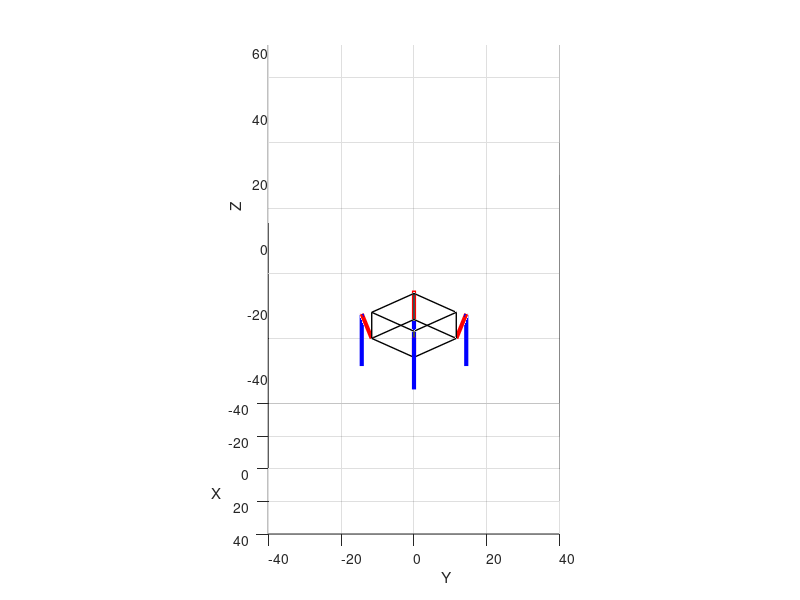

Write the MATLAB code that produced this figure.
clc; clear; close all;

%Landing variable setting --------------------------------------------------------
lang1_east = 430;                                % L1 이동경로설정(EAST)
ltheta1_east = lang1_east*(pi/180);
lr1_east = 8;                                    % L1 원의반지름
lx1_east = lr1_east*cos(ltheta1_east)+11.6;      % X축 평행이동 및 설정
lz1_east = lr1_east*sin(ltheta1_east)+50 ;       % Z축 설정

lang2_east = 430;                                % L2 이동경로 설정(EAST)
ltheta2_east = lang2_east*(pi/180);
lr2_east = 8;                                    % L2 원의반지름
lx2_east = lr2_east*cos(ltheta2_east)+11.6;      % X축 평행이동 및 설정
lz2_east = lr2_east*sin(ltheta2_east)+34;        % Z축 평행이동 및 설정

lang1_west = 110;                                % L1 이동경로설정(WEST)
ltheta1_west = lang1_west*(pi/180);
lr1_west = 8;                                    % L1 원의반지름
lx1_west = lr1_west*cos(ltheta1_west)-11.6;      % X축 평행이동 및 설정 
lz1_west = lr1_west*sin(ltheta1_west)+50;        % Z축 설정

lang2_west = 110;                                % L2 이동경로 설정(WEST)
ltheta2_west = lang2_west*(pi/180);
lr2_west = 8;                                    % L2원의반지름
lx2_west = lr2_west*cos(ltheta2_west)-11.6;      % X축 평행이동 및 설정
lz2_west = lr2_west*sin(ltheta2_west)+34;        % Z축 평행이동 및 설정

lang1_north = 430;                               % L1 이동경로설정(NORTH)
ltheta1_north = lang1_north*(pi/180);
lr1_north = 8;                                   % 원의반지름
ly1_north = lr1_north*cos(ltheta1_north)+11.6;   % Y축 평행이동 및 설정 
lz1_north = lr1_north*sin(ltheta1_north)+50;     % Z축 설정

lang2_north = 430;                               % L2 이동경로 설정(NORTH)
ltheta2_north = lang2_north*(pi/180);
lr2_north = 8;                                   % 원의반지름
ly2_north = lr2_north*cos(ltheta2_north)+11.6;   % Y축 평행이동 및 설정
lz2_north = lr2_north*sin(ltheta2_north)+34;     % Z축 평행이동 및 설정

lang1_south = 110;                               % L1 이동경로설정(SOUTH)
ltheta1_south = lang1_south*(pi/180);
lr1_south = 8;                                   % 원의반지름
ly1_south = lr1_south*cos(ltheta1_south)-11.6;   % Y축 평행이동 및 설정 
lz1_south = lr1_south*sin(ltheta1_south)+50;     % Z축 설정

lang2_south = 110;                               % L2 이동경로 설정(SOUTH)
ltheta2_south = lang2_south*(pi/180);
lr2_south = 8;                                   % 원의반지름
ly2_south = lr2_south*cos(ltheta2_south)-11.6;   % Y축 평행이동 및 설정
lz2_south = lr2_south*sin(ltheta2_south)+34;     % Z축 평행이동 및 설정


%Leg move variable setting --------------------------------------------------------


ang1_east = [430:-1:270,270:1:430];           % L1 이동경로설정(EAST)
theta1_east = ang1_east*(pi/180);
r1_east = 8;                                  % L1 원의반지름
x1_east = r1_east*cos(theta1_east)+11.6;      % X축 평행이동 및 설정
z1_east = r1_east*sin(theta1_east);           % Z축 설정

ang2_east = [430:-1:270,270:1:430];           % L2 이동경로 설정(EAST)
theta2_east = ang2_east*(pi/180);
r2_east = 8;                                  % L2 원의반지름
x2_east = r2_east*cos(theta2_east)+11.6;      % X축 평행이동 및 설정
z2_east = r2_east*sin(theta2_east)-16;        % Z축 평행이동 및 설정

ang1_west = [110:1:270,270:-1:110];           % L1 이동경로설정(WEST)
theta1_west = ang1_west*(pi/180);
r1_west = 8;                                  % L1 원의반지름
x1_west = r1_west*cos(theta1_west)-11.6;      % X축 평행이동 및 설정 
z1_west = r1_west*sin(theta1_west);           % Z축 설정

ang2_west = [110:1:270,270:-1:110];           % L2 이동경로 설정(WEST)
theta2_west = ang2_west*(pi/180);
r2_west = 8;                                  % L2원의반지름
x2_west = r2_west*cos(theta2_west)-11.6;      % X축 평행이동 및 설정
z2_west = r2_west*sin(theta2_west)-16;        % Z축 평행이동 및 설정

ang1_north = [430:-1:270,270:1:430];          % L1 이동경로설정(NORTH)
theta1_north = ang1_north*(pi/180);
r1_north = 8;                                 % 원의반지름
y1_north = r1_north*cos(theta1_north)+11.6;   % Y축 평행이동 및 설정 
z1_north = r1_north*sin(theta1_north);        % Z축 설정

ang2_north = [430:-1:270,270:1:430];          % L2 이동경로 설정(NORTH)
theta2_north = ang2_north*(pi/180);
r2_north = 8;                                 % 원의반지름
y2_north = r2_north*cos(theta2_north)+11.6;   % Y축 평행이동 및 설정
z2_north = r2_north*sin(theta2_north)-16;     % Z축 평행이동 및 설정

ang1_south = [110:1:270,270:-1:110];          % L1 이동경로설정(SOUTH)
theta1_south = ang1_south*(pi/180);
r1_south = 8;                                 % 원의반지름
y1_south = r1_south*cos(theta1_south)-11.6;   % Y축 평행이동 및 설정 
z1_south = r1_south*sin(theta1_south);        % Z축 설정

ang2_south = [110:1:270,270:-1:110];          % L2 이동경로 설정(SOUTH)
theta2_south = ang2_south*(pi/180);
r2_south = 8;                                 % 원의반지름
y2_south = r2_south*cos(theta2_south)-11.6;   % Y축 평행이동 및 설정
z2_south = r2_south*sin(theta2_south)-16;     % Z축 평행이동 및 설정

%graph setting ----------------------------------------------------------
hf = figure;                                  %figure창생성
ha = axes(hf);                                %figure창에 좌표넣기

%graph setting
hp1 = plot3(ha,[-11.6 0],[0 -11.6],[50 50],'k','Linewidth',1);                          %부품넣을공간 생성(밑면)
hold(ha,'on');                                                                          %1개 FIGURE에 2개이상 그래프 그릴때 
hp2 = plot3(ha,[0 11.6],[-11.6 0],[50 50],'k','Linewidth',1);                           %부품넣을공간 생성(밑면)
hp3 = plot3(ha,[11.6 0],[0 11.6],[50 50],'k','Linewidth',1);                            %부품넣을공간 생성(밑면)
hp4 = plot3(ha,[0 -11.6],[11.6 0],[50 50],'k','Linewidth',1);                           %부품넣을공간 생성(밑면)
hp5 = plot3(ha,[0 0],[-11.6 -11.6],[50 50],'k','Linewidth',1);                          %부품넣을공간 생성(높이)
hp6 = plot3(ha,[11.6 11.6],[0 0],[50 58],'k','Linewidth',1);                            %부품넣을공간 생성(높이)
hp7 = plot3(ha,[0 0],[11.6 11.6],[50 58],'k','Linewidth',1);                            %부품넣을공간 생성(높이)
hp8 = plot3(ha,[-11.6 -11.6],[0 0],[50 58],'k','Linewidth',1);                          %부품넣을공간 생성(높이)
hp9 = plot3(ha,[-11.6 0],[0 -11.6],[58 58],'k','Linewidth',1);                          %부품넣을공간 생성(윗면)
hp10 = plot3(ha,[0 11.6],[-11.6 0],[58 58],'k','Linewidth',1);                          %부품넣을공간 생성(윗면)
hp11 = plot3(ha,[11.6 0],[0 11.6],[58 58],'k','Linewidth',1);                           %부품넣을공간 생성(윗면)
hp12 = plot3(ha,[0 -11.6],[11.6 0],[58 58],'k','Linewidth',1);                          %부품넣을공간 생성(윗면)

hp13 = plot3(ha,[11.6 lx1_east],[0 0],[50 lz1_east],'r','Linewidth',3);                    %EAST_L1 다리생성(랜딛용)
hp14 = plot3(ha,[lx1_east lx2_east],[0 0],[lz1_east lz2_east],'b','Linewidth',3);          %EAST_L2 다리생성(랜딛용)
hp15 = plot3(ha,[-11.6 lx1_west],[0 0],[50 lz1_west],'r','Linewidth',3);                   %WEST_L1 다리생성(랜딛용)
hp16 = plot3(ha,[lx1_west lx2_west],[0 0],[lz1_west lz2_west],'b','Linewidth',3);          %WEST_L2 다리생성(랜딛용)
hp17 = plot3(ha,[0 0],[11.6 ly1_north],[50 lz1_north],'r','Linewidth',3);                  %NORTH_L1 다리생성(랜딛용)
hp18 = plot3(ha,[0 0],[ly1_north ly2_north],[lz1_north lz2_north],'b','Linewidth',3);      %NORTH_L2 다리생성(랜딛용)
hp19 = plot3(ha,[0 0],[-11.6 ly1_south],[50 lz1_south],'r','Linewidth',3);                 %SOUTH_L1 다리생성(랜딛용)
hp20 = plot3(ha,[0 0],[ly1_south ly2_south],[lz1_south lz2_south],'b','Linewidth',3);      %SOUTH_L2 다리생성(랜딛용)

axis(ha,'equal');                        %좌표에서 x축, y축 길이 동일
set(ha,'XLim',[-40 40]);                 %좌표에서 x축 설정
set(ha,'YLim',[-40 40]);                 %좌표에서 y축 설정
set(ha,'ZLim',[-40 70]);                 %좌표에서 y축 설정
grid(ha,'on');                           %좌표에 그리드 넣기
xlabel(ha,'X');
ylabel(ha,'Y');
zlabel(ha,'Z');

%camera setting ----------------------------------------------------------

set(ha,'XTickLabelMode','manual');                  %cam x축 좌표고정
set(ha,'XTickMode','manual');
set(ha,'YTickLabelMode','manual');                  %cam y축 좌표고정
set(ha,'YTickMode','manual');
set(ha,'ZTickLabelMode','manual');                  %cam z축 좌표고정
set(ha,'ZTickMode','manual');
cam_ang = linspace(0,360,length(theta1_west));      %theta1_west와 cam_ang의 벡터값이 같아야하므로 linspace를 이용해 벡터값 맞추기

% Landing motion ------------------------------------------------------------
fprintf('랜딩 시작\n')
a=linspace(1,1,50);                                 %1값을 50개 만들기
for i = 1:length(a)                                 %50번반복
set(hp1,'ZData',[50-i 50-i]);                       %시작위치는 밑변:50,윗면:58 이며, 1씩 감소(50번 반복)
set(hp2,'ZData',[50-i 50-i]);
set(hp3,'ZData',[50-i 50-i]);
set(hp4,'ZData',[50-i 50-i]);
set(hp5,'ZData',[50-i 58-i]);
set(hp6,'ZData',[50-i 58-i]);
set(hp7,'ZData',[50-i 58-i]);
set(hp8,'ZData',[50-i 58-i]);
set(hp9,'ZData',[58-i 58-i]);
set(hp10,'ZData',[58-i 58-i]);
set(hp11,'ZData',[58-i 58-i]);
set(hp12,'ZData',[58-i 58-i]);
set(hp13,'ZData',[50-i lz1_east-i]);
set(hp14,'ZData',[lz1_east-i lz2_east-i]);
set(hp15,'ZData',[50-i lz1_west-i]);
set(hp16,'ZData',[lz1_west-i lz2_west-i]);
set(hp17,'ZData',[50-i lz1_north-i]);
set(hp18,'ZData',[lz1_north-i lz2_north-i]);
set(hp19,'ZData',[50-i lz1_south-i]);
set(hp20,'ZData',[lz1_south-i lz2_south-i]);
pause(0.08);                                         %0.08초딜레이
end

pause(1);                     %착륙후 1초쉬기
delete(hp13);                 %랜딩용 다리지우기
delete(hp14);                 %랜딩용 다리지우기
delete(hp15);                 %랜딩용 다리지우기
delete(hp16);                 %랜딩용 다리지우기
delete(hp17);                 %랜딩용 다리지우기
delete(hp18);                 %랜딩용 다리지우기
delete(hp19);                 %랜딩용 다리지우기
delete(hp20);                 %랜딩용 다리지우기

hp21 = plot3(ha,[11.6 x1_east(8)],[0 0],[0 z1_east(8)],'r','Linewidth',3);                    %EAST_L1 다리생성(다리펴기)
hp22 = plot3(ha,[x1_east(8) x2_east(8)],[0 0],[z1_east(8) z2_east(8)],'b','Linewidth',3);     %EAST_L2 다리생성(다리펴기)
hp23 = plot3(ha,[-11.6 x1_west(8)],[0 0],[0 z1_west(8)],'r','Linewidth',3);                   %WEST_L1 다리생성(다리펴기)
hp24 = plot3(ha,[x1_west(8) x2_west(8)],[0 0],[z1_west(8) z2_west(8)],'b','Linewidth',3);     %WEST_L2 다리생성(다리펴기)
hp25 = plot3(ha,[0 0],[11.6 y1_north(8)],[0 z1_north(8)],'r','Linewidth',3);                  %NORTH_L1 다리생성(다리펴기)
hp26 = plot3(ha,[0 0],[y1_north(8) y2_north(8)],[z1_north(8) z2_north(8)],'b','Linewidth',3); %NORTH_L2 다리생성(다리펴기)
hp27 = plot3(ha,[0 0],[-11.6 y1_south(8)],[0 z1_south(8)],'r','Linewidth',3);                 %SOUTH_L1 다리생성(다리펴기)
hp28 = plot3(ha,[0 0],[y1_south(8) y2_south(8)],[z1_south(8) z2_south(8)],'b','Linewidth',3); %SOUTH_L2 다리생성(다리펴기)

fprintf('랜딩 끝\n다리시작\n')

for i_pt = 1:length(theta1_west)                                     %애니매이션 실행 1부터theta_west크기까지 반복

        set(hp21,'XData',[11.6 x1_east(i_pt)], ...                   %L1_EAST 이동하는 선의 x좌표 y좌표를 handle을 이용해 좌표값 반복설정
            'ZData',[0 z1_east(i_pt)]           );
        set(hp22,'XData',[x1_east(i_pt) x2_east(i_pt)], ...          %L2_EAST 이동하는 선의 x좌표 y좌표를 handle을  이용해 좌표값 반복설정
            'ZData',[z1_east(i_pt) z2_east(i_pt)]      );
        set(hp23,'XData',[-11.6 x1_west(i_pt)], ...                  %L1_WEST 이동하는 선의 x좌표 y좌표를 handle을 이용해 좌표값 반복설정
            'ZData',[0 z1_west(i_pt)]           );
        set(hp24,'XData',[x1_west(i_pt) x2_west(i_pt)], ...          %L2_WEST 이동하는 선의 x좌표 y좌표를 handle을  이용해 좌표값 반복설정
            'ZData',[z1_west(i_pt) z2_west(i_pt)]      );
        set(hp25,'YData',[11.6 y1_north(i_pt)], ...                  %L1_NORTH 이동하는 선의 x좌표 y좌표를 handle을 이용해 좌표값 반복설정
            'ZData',[0 z1_north(i_pt)]           );
        set(hp26,'YData',[y1_north(i_pt) y2_north(i_pt)], ...        %L2_NORTH 이동하는 선의 x좌표 y좌표를 handle을  이용해 좌표값 반복설정
            'ZData',[z1_north(i_pt) z2_north(i_pt)]      );
        set(hp27,'YData',[-11.6 y1_south(i_pt)], ...                 %L1_SOUTH 이동하는 선의 x좌표 y좌표를 handle을 이용해 좌표값 반복설정
            'ZData',[0 z1_south(i_pt)]           );
        set(hp28,'YData',[y1_south(i_pt) y2_south(i_pt)], ...        %L2_SOUTH 이동하는 선의 x좌표 y좌표를 handle을  이용해 좌표값 반복설정
            'ZData',[z1_south(i_pt) z2_south(i_pt)]      );

        cam_x = 10*cos(cam_ang(i_pt)*pi/180);                       %x축 으로 돌아가는 속도 조절
        cam_y = 10*sin(cam_ang(i_pt)*pi/180);                       %y축 으로 돌아가는 속도 조절
        cam_z = 20;                                                 %z축은 고정(위에서 내려다보기)
        set(ha,'CameraPosition',[cam_x cam_y cam_z]);               %cam의 handle속성값 바꾸기

        pause(0.035);                                               %0.035초 딜레이 0에가까울수록 빠름(drawnow함수 이용시 제일 빠름)
end

fprintf('다리 끝')